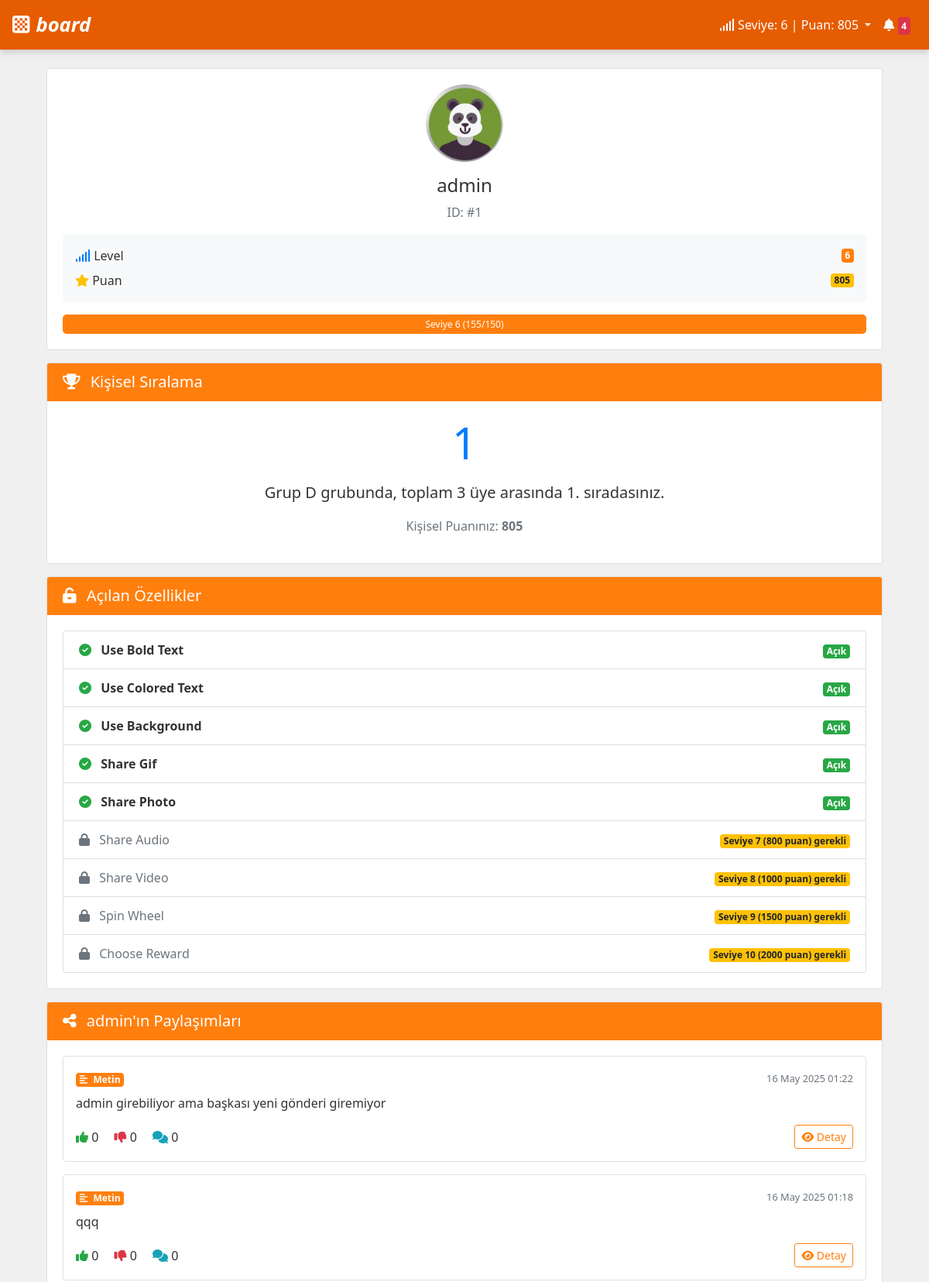
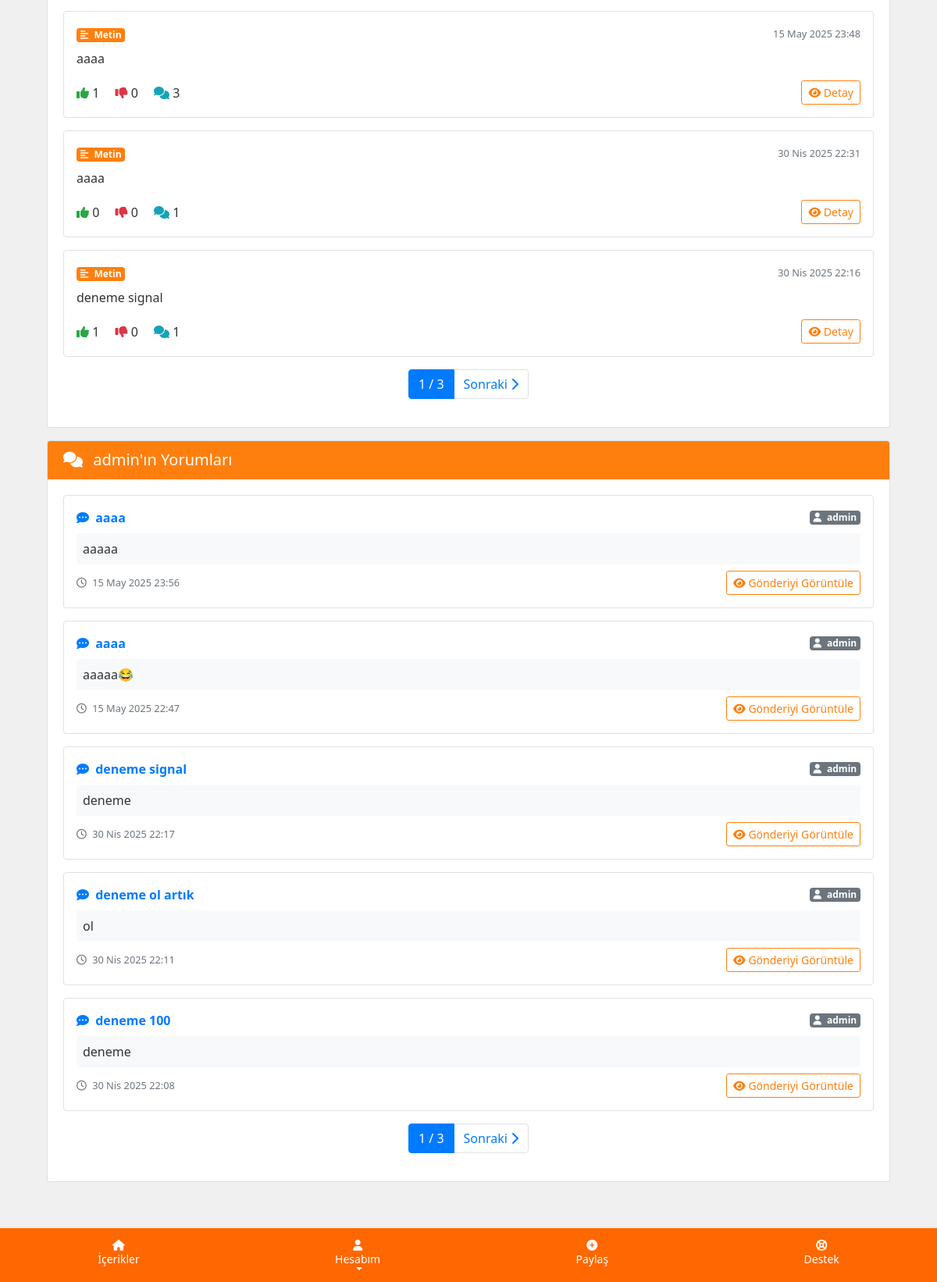
Page /profil/1/ (signed in) on the committed database (2 pictures, top to bottom).
### users/models.py (models this page shows, shortened)
class CustomUser(AbstractUser):
    team = models.ForeignKey('Team', on_delete=models.SET_NULL, null=True, blank=True, related_name='members')
    registration_code = models.CharField('Kayıt Kodu', max_length=6, unique=True, null=True, blank=True)
    gender = models.CharField('Cinsiyet', max_length=10, choices=[('male', 'Erkek'), ('female', 'Kadın'), ('other', 'Diğer')])
    avatar = models.CharField('Avatar', max_length=100, null=True, blank=True)
    registration_code_used = models.CharField('Kullanılan Kayıt Kodu', max_length=6, null=True, blank=True)
    progress = models.OneToOneField(Progress, on_delete=models.CASCADE, null=True, blank=True, related_name='user_progress')
    group = models.ForeignKey('Group', on_delete=models.SET_NULL, null=True, blank=True, related_name='members')
    class Meta:
        verbose_name = 'Kullanıcı'
        verbose_name_plural = 'Kullanıcılar'

class Group(models.Model):
    GROUP_TYPES = [
        ('A', 'Grup A'),
        ('B', 'Grup B'),
        ('C', 'Grup C'),
        ('D', 'Grup D'),
        ('E', 'Grup E'),
        ('F', 'Grup F'),
    ]
    name = models.CharField('Grup Adı', max_length=1, choices=GROUP_TYPES, unique=True)
    is_team_based = models.BooleanField('Takım Bazlı mı?', default=False)
    evaluation_type = models.CharField('Değerlendirme Türü', max_length=50)
    competition_type = models.CharField('Yarışma Türü', max_length=50)
    component = models.CharField('Bileşen', max_length=50, null=True, blank=True)
    participant_count = models.PositiveIntegerField('Katılımcı Sayısı', default=0)
    level = models.IntegerField('Grup Seviyesi', default=1)
    class Meta:
        verbose_name = 'Grup'
        verbose_name_plural = 'Gruplar'

### posts/models.py (models this page shows, shortened)
class Post(models.Model):
    user = models.ForeignKey(
        settings.AUTH_USER_MODEL,
        on_delete=models.CASCADE,
        verbose_name="Kullanıcı"
    )
    category = models.ForeignKey(
        Category,
        on_delete=models.SET_NULL,
        null=True,
        blank=True,
        verbose_name="Kategori"
    )
    content = models.TextField(verbose_name="İçerik")
    post_type = models.CharField(
        max_length=10,
        choices=POST_TYPES,
        default='text',
        verbose_name="Gönderi Türü"
    )
    media = models.FileField(
        upload_to='posts/',
        null=True,
        blank=True,
        verbose_name="Medya (Resim/Video)"
    )
    is_bold = models.BooleanField(default=False, verbose_name="Kalın Yazı")
    text_color = models.CharField(max_length=20, null=True, blank=True, verbose_name="Yazı Rengi")
    bg_color = models.CharField(max_length=20, null=True, blank=True, verbose_name="Arka Plan Rengi")
    created_at = models.DateTimeField(auto_now_add=True, verbose_name="Oluşturulma Tarihi")
    approved = models.BooleanField(default=False, verbose_name="Onaylandı mı?")
    points_added = models.BooleanField(default=False, verbose_name="Puan Eklendi mi?")
    class Meta:
        verbose_name = "Gönderi"
        verbose_name_plural = "Gönderiler"

class Comment(models.Model):
    post = models.ForeignKey(
        Post,
        related_name='comments',
        on_delete=models.CASCADE,
        verbose_name="Gönderi"
    )
    user = models.ForeignKey(
        settings.AUTH_USER_MODEL,
        related_name='comments',
        on_delete=models.CASCADE,
        verbose_name="Kullanıcı"
    )
    content = models.TextField(verbose_name="Yorum")
    created_at = models.DateTimeField(auto_now_add=True, verbose_name="Yorum Tarihi")
    likes = models.ManyToManyField(
        settings.AUTH_USER_MODEL,
        related_name='comment_likes',
        blank=True,
        verbose_name="Beğeniler"
    )
    dislikes = models.ManyToManyField(
        settings.AUTH_USER_MODEL,
        related_name='comment_dislikes',
        blank=True,
        verbose_name="Beğenmeme"
    )
    parent = models.ForeignKey(
        'self',
        null=True,
        blank=True,
        related_name='replies',
        on_delete=models.CASCADE,
        verbose_name="Yanıt"
    )
    approved = models.BooleanField(default=False, verbose_name="Onaylandı mı?")
    points_added = models.BooleanField(default=False, verbose_name="Puan Eklendi mi?")
    class Meta:
        verbose_name = "Yorum"
        verbose_name_plural = "Yorumlar"

### users/views.py (the view)
# urls.py: path('profil/<int:user_id>/', profile_detail_view, name='profile_detail'),
@login_required
def profile_detail_view(request, user_id):
    user = get_object_or_404(CustomUser, id=user_id)
    progress = getattr(user, 'progress_instance', None)
    group_name = user.group.name if user.group else None
    group_features = get_group_features(group_name)
    level = progress.level if progress else 1
    points = progress.points if progress else 0
    progress_percentage = progress.get_progress_percentage() if progress else 0
    progress_text = progress.get_level_progress_text() if progress else "Seviye 1 (0/100)"
    ranking_info = get_user_ranking_info(user)
    user_posts = Post.objects.filter(user=user, approved=True).order_by('-created_at')
    for post in user_posts:
        post.like_count = post.likes.filter(like_type='like').count()
        post.dislike_count = post.likes.filter(like_type='dislike').count()
        post.comment_count = post.comments.filter(approved=True).count()
    post_page = request.GET.get('page', 1)
    post_paginator = Paginator(user_posts, 5)
    user_comments = Comment.objects.filter(user=user, approved=True).order_by('-created_at')
    comment_details = []
    for comment in user_comments:
        comment_details.append({
            'comment': comment,
            'post_title': comment.post.content[:50] + '...' if len(comment.post.content) > 50 else comment.post.content,
            'post_id': comment.post.id,
            'post_user': comment.post.user
        })
    comment_page = request.GET.get('comment_page', 1)
    comment_paginator = Paginator(comment_details, 5)
    feature_details = []
    if progress:
        feature_details = progress.get_feature_details()
    return render(request, 'profile_detail.html', {
        'user_detail': user,
        'level': level,
        'points': points,
        'progress_percentage': progress_percentage,
        'progress_text': progress_text,
        'ranking_info': ranking_info,
        'user_posts': post_paginator.get_page(post_page),
        'feature_details': feature_details,
        'user_comment_details': comment_paginator.get_page(comment_page),
        'group_features': group_features,
        'group_name': group_name
    })

### templates/profile_detail.html (shortened to what this page needs)
{% extends 'base.html' %}
{% load static %}
{% block content %}
<div class="container mt-4">
  <div class="card">
    <div class="card-body text-center">
      <img src="{% static 'images/'|add:user_detail.avatar|default:'avatar1.png' %}"
           alt="Avatar"
           class="rounded-circle mb-3"
           width="100"
           height="100" />
      {% if user_detail.team %}
      <h4 class="mb-0">
        <span class="badge badge-primary px-3 py-2" style="background-color: #ff7f0e;">
          <i class="fas fa-users mr-2"></i> {{ user_detail.team.name }} Takımı
        </span>
      </h4>
      {% else %}
      <h4 class="mb-0">{{ user_detail.username }}</h4>
      <p class="text-muted mt-2">ID: #{{ user_detail.id }}</p>
      {% endif %}
      <div class="bg-light rounded p-3 my-3">
        <div class="d-flex justify-content-between align-items-center mb-2">
          <span><i class="fas fa-signal text-primary"></i> Level</span>
          <span class="badge badge-primary">{{ level }}</span>
        </div>
        <div class="d-flex justify-content-between align-items-center">
          <span><i class="fas fa-star text-warning"></i> Puan</span>
          <span class="badge badge-warning">{{ points }}</span>
        </div>
      </div>
      <div class="progress mt-3">
        <div class="progress-bar" role="progressbar"
             style="width: {{ progress_percentage }}%; background-color: #ff7f0e;"
             aria-valuenow="{{ progress_percentage }}"
             aria-valuemin="0"
             aria-valuemax="100">
          {{ progress_text }}
        </div>
      </div>
    </div>
  </div>
  <div class="card mt-3">
    <div class="card-header bg-primary text-white">
      <h5 class="mb-0">
        {% if ranking_info.is_team_based %}
          <i class="fas fa-trophy mr-2"></i> Takım Sıralaması
        {% else %}
          <i class="fas fa-trophy mr-2"></i> Kişisel Sıralama
        {% endif %}
      </h5>
    </div>
    <div class="card-body">
      <div class="text-center">
        {% if ranking_info.is_team_based %}
          <div class="display-4 text-primary mb-3">{{ ranking_info.rank }}</div>
          <p class="lead">
            <strong>{{ ranking_info.team_name }}</strong> takımınız, toplam <strong>{{ ranking_info.total_members }}</strong> takım arasında
            <strong>{{ ranking_info.rank }}.</strong> sırada yer alıyor.
          </p>
          <p class="text-muted">Takım Toplam Puanı: <strong>{{ ranking_info.points }}</strong></p>
        {% else %}
          <div class="display-4 text-primary mb-3">{{ ranking_info.rank }}</div>
          <p class="lead">
            <strong>{{ user_detail.group.get_name_display }}</strong> grubunda, toplam <strong>{{ ranking_info.total_members }}</strong> üye arasında
            <strong>{{ ranking_info.rank }}.</strong> sıradasınız.
          </p>
          <p class="text-muted">Kişisel Puanınız: <strong>{{ ranking_info.points }}</strong></p>
        {% endif %}
      </div>
    </div>
  </div>
  <div class="card mt-3">
    <div class="card-header bg-primary text-white">
      <h5 class="mb-0"><i class="fas fa-unlock-alt mr-2"></i> Açılan Özellikler</h5>
    </div>
    <div class="card-body">
      <ul class="list-group">
        {% for feature in feature_details %}
          <li class="list-group-item d-flex justify-content-between align-items-center">
            <div>
              {% if feature.is_unlocked %}
                <i class="fas fa-check-circle text-success mr-2"></i>
                <span class="font-weight-bold">{{ feature.name }}</span>
              {% else %}
                <i class="fas fa-lock text-secondary mr-2"></i>
                <span class="text-muted text-decoration-line-through">{{ feature.name }}</span>
              {% endif %}
            </div>
            <div>
              {% if feature.is_unlocked %}
                <span class="badge badge-success">Açık</span>
              {% else %}
                <span class="badge badge-warning">
                  Seviye {{ feature.required_level }} ({{ feature.required_points }} puan) gerekli
                </span>
              {% endif %}
            </div>
          </li>
        {% endfor %}
      </ul>
    </div>
  </div>
  <div class="card mt-3">
    <div class="card-header bg-primary text-white">
      <h5 class="mb-0">
        {% if user_detail.team %}
          <i class="fas fa-share-alt mr-2"></i> {{ user_detail.team.name }} Takımı'nın Paylaşımları
        {% else %}
          <i class="fas fa-share-alt mr-2"></i> {{ user_detail.username }}'ın Paylaşımları
        {% endif %}
      </h5>
    </div>
    <div class="card-body">
      {% for post in user_posts %}
        <div class="border rounded p-3 mb-3 post-card">
          <div class="d-flex justify-content-between align-items-center mb-2">
            <div>
              <span class="badge" style="background-color: #ff7f0e; color: white;">
                {% if post.post_type == 'text' %}
                  <i class="fas fa-align-left mr-1"></i> Metin
                {% elif post.post_type == 'photo' %}
                  <i class="fas fa-image mr-1"></i> Fotoğraf
                {% elif post.post_type == 'video' %}
                  <i class="fas fa-video mr-1"></i> Video
                {% elif post.post_type == 'poll' %}
                  <i class="fas fa-poll mr-1"></i> Anket
                {% endif %}
              </span>
            </div>
            <small class="text-muted">{{ post.created_at|date:"d M Y H:i" }}</small>
          </div>
          <p class="mb-2">{{ post.content|truncatewords:30 }}</p>
          <div class="d-flex justify-content-between align-items-center mt-3">
            <div>
              <span class="mr-3"><i class="fas fa-thumbs-up text-success"></i> {{ post.like_count|default:"0" }}</span>
              <span class="mr-3"><i class="fas fa-thumbs-down text-danger"></i> {{ post.dislike_count|default:"0" }}</span>
              <span><i class="fas fa-comments text-info"></i> {{ post.comment_count|default:"0" }}</span>
            </div>
            <a href="{% url 'post_detail' post.id %}" class="btn btn-sm btn-outline-primary">
              <i class="fas fa-eye"></i> Detay
            </a>
          </div>
        </div>
      {% endfor %}
      {% if user_posts.has_other_pages %}
        <nav aria-label="Posts Pagination" class="mt-3">
          <ul class="pagination justify-content-center">
            <li class="page-item active">
              <span class="page-link">{{ user_posts.number }} / {{ user_posts.paginator.num_pages }}</span>
            </li>
            {% if user_posts.has_next %}
              <li class="page-item">
                <a class="page-link" href="?page={{ user_posts.next_page_number }}">
                  Sonraki <i class="fas fa-chevron-right"></i>
                </a>
              </li>
            {% endif %}
          </ul>
        </nav>
      {% endif %}
    </div>
  </div>
  <div class="card mt-3">
    <div class="card-header bg-primary text-white">
      <h5 class="mb-0">
        {% if user_detail.team %}
          <i class="fas fa-comments mr-2"></i> {{ user_detail.team.name }} Takımı'nın Yorumları
        {% else %}
          <i class="fas fa-comments mr-2"></i> {{ user_detail.username }}'ın Yorumları
        {% endif %}
      </h5>
    </div>
    <div class="card-body">
      {% for comment_detail in user_comment_details %}
        <div class="border rounded p-3 mb-3 comment-card">
          <div class="d-flex justify-content-between align-items-center mb-2">
            <a href="{% url 'post_detail' comment_detail.post_id %}" class="text-primary font-weight-bold">
              <i class="fas fa-comment-dots mr-1"></i> {{ comment_detail.post_title }}
            </a>
            <span class="badge badge-secondary">
              <i class="fas fa-user mr-1"></i>
              {% if comment_detail.post_user.team and comment_detail.post_user.group.name in 'CDF' %}
                {{ comment_detail.post_user.team.name }} Takımı
              {% else %}
                {{ comment_detail.post_user.username }}
              {% endif %}
            </span>
          </div>
          <div class="bg-light p-2 rounded">
            <p class="mb-0">{{ comment_detail.comment.content }}</p>
          </div>
          <div class="d-flex justify-content-between align-items-center mt-2">
            <small class="text-muted"><i class="far fa-clock mr-1"></i> {{ comment_detail.comment.created_at|date:"d M Y H:i" }}</small>
            <a href="{% url 'post_detail' comment_detail.post_id %}" class="btn btn-sm btn-outline-primary">
              <i class="fas fa-eye"></i> Gönderiyi Görüntüle
            </a>
          </div>
        </div>
      {% endfor %}
      {% if user_comment_details.has_other_pages %}
        <nav aria-label="Comments Pagination" class="mt-3">
          <ul class="pagination justify-content-center">
            <li class="page-item active">
              <span class="page-link">{{ user_comment_details.number }} / {{ user_comment_details.paginator.num_pages }}</span>
            </li>
            {% if user_comment_details.has_next %}
              <li class="page-item">
                <a class="page-link" href="?comment_page={{ user_comment_details.next_page_number }}">
                  Sonraki <i class="fas fa-chevron-right"></i>
                </a>
              </li>
            {% endif %}
          </ul>
        </nav>
      {% endif %}
    </div>
  </div>
</div>
{% endblock %}

### rows in the picture
CustomUser: avatar (picture), username "admin", id "1", group.name "Grup D"
Post: post_type "text" (drawn), created_at "16 May 2025 01:22", content "admin girebiliyor ama başkası yeni gönderi giremiyor", like_count "0", dislike_count "0", comment_count "0"
Post: post_type "text" (drawn), created_at "16 May 2025 01:18", content "qqq", like_count "0", dislike_count "0", comment_count "0"
Post: post_type "text" (drawn), created_at "15 May 2025 23:48", content "aaaa", like_count "1", dislike_count "0", comment_count "3"
Post: post_type "text" (drawn), created_at "30 Nis 2025 22:31", content "aaaa", like_count "0", dislike_count "0", comment_count "1"
Post: post_type "text" (drawn), created_at "30 Nis 2025 22:16", content "deneme signal", like_count "1", dislike_count "0", comment_count "1"
Comment: post_title "aaaa", post_user.username "admin", comment.content "aaaaa", comment.created_at "15 May 2025 23:56"
Comment: post_title "aaaa", post_user.username "admin", comment.content "aaaaa😂", comment.created_at "15 May 2025 22:47"
Comment: post_title "deneme signal", post_user.username "admin", comment.content "deneme", comment.created_at "30 Nis 2025 22:17"
Comment: post_title "deneme ol artık", post_user.username "admin", comment.content "ol", comment.created_at "30 Nis 2025 22:11"
Comment: post_title "deneme 100", post_user.username "admin", comment.content "deneme", comment.created_at "30 Nis 2025 22:08"

### other values in the picture
{{ level }} "6"
{{ points }} "805"
{{ progress_text }} "Seviye 6 (155/150)"
{{ ranking_info.rank }} "1"
{{ ranking_info.total_members }} "3"
{{ ranking_info.points }} "805"
{{ feature.name }} "Use Bold Text" "Use Colored Text" "Use Background" "Share Gif" "Share Photo"
{{ feature.name }} "Share Audio" "Share Video" "Spin Wheel" "Choose Reward"
{{ feature.required_level }} "7" "8" "9" "10"
{{ feature.required_points }} "800" "1000" "1500" "2000"
{{ user_posts.number }} "1"
{{ user_posts.paginator.num_pages }} "3"
{{ user_comment_details.number }} "1"
{{ user_comment_details.paginator.num_pages }} "3"
